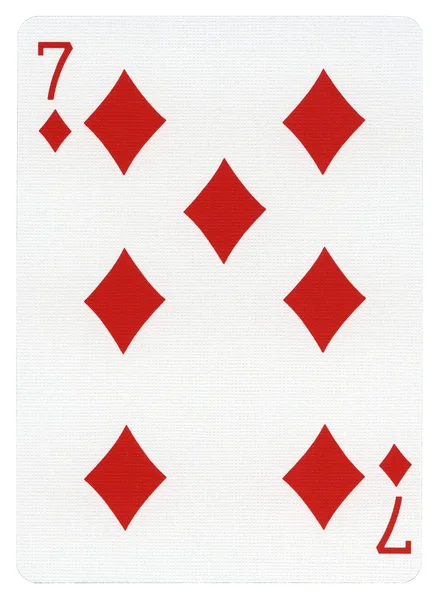
#> input picture main_image.jpg, 441 x 600 px
$ jupyter execute --allow-errors Yolo_Pretrain_Detection.ipynb   (shell and % lines are left out)
#> lines starting #> are read from the running program, lines starting #| are printed output that depends on the picture; after the words box and inside, x2 and y2 are one past the last pixel; in counts of white or black regions, pixels touching at a corner belong together
[cell 1]
# ติดตั้ง OpenCV

#Match Template Technique

[cell 2]
import cv2
import numpy as np
import matplotlib.pyplot as plt

# โหลดภาพหลักและภาพเทมเพลต
main_image_path = "main_image.jpg"  # ที่อยู่ของภาพหลัก
template_image_path = "template_image.jpg"  # ที่อยู่ของภาพเทมเพลต

main_image = cv2.imread(main_image_path)  # อ่านภาพหลัก
#> main_image is the input picture: shape (600, 441, 3); mean B, G, R 219.1, 220.5, 239.2
template = cv2.imread(template_image_path)  # อ่านภาพเทมเพลต
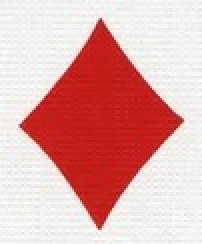
#> input picture template_image.jpg, 101 x 122 px (shown 2 times larger)
#> template is the input picture: shape (122, 101, 3); mean B, G, R 170, 172.7, 225.8

# แปลงภาพเป็นสีเทาสำหรับ Template Matching
main_gray = cv2.cvtColor(main_image, cv2.COLOR_BGR2GRAY)  # แปลงภาพหลักเป็นสีเทา
template_gray = cv2.cvtColor(template, cv2.COLOR_BGR2GRAY)  # แปลงภาพเทมเพลตเป็นสีเทา

# ดึงขนาดของภาพเทมเพลต
template_height, template_width = template_gray.shape  # ได้ค่าความสูงและความกว้างของเทมเพลต
#> template_height = 122; template_width = 101

# ทำ Template Matching
result = cv2.matchTemplate(main_gray, template_gray, cv2.TM_CCOEFF_NORMED)
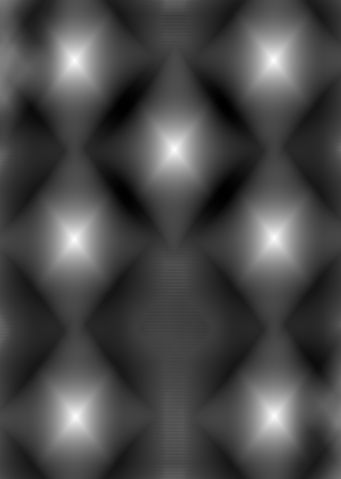
#> result: shape (479, 341) float32; min -0.422, max 0.999, mean -0.0174; drawn with min black and max white

# กำหนด Threshold (ค่าความคล้ายที่ยอมรับ)
threshold = 0.8  # ค่า Threshold ที่ปรับได้ตามความต้องการ
locations = np.where(result >= threshold)  # หา Location ที่ผลลัพธ์ตรงตาม Threshold
#> locations = 1154 positions, rows 53 to 423, columns 69 to 279

# วาดกรอบสี่เหลี่ยมรอบตำแหน่งที่พบเทมเพลต
for pt in zip(*locations[::-1]):  # สลับค่าพิกัด x, y ให้ตรงกับภาพ
    cv2.rectangle(main_image, pt, (pt[0] + template_width, pt[1] + template_height), (0, 255, 0), 1)
#> this loop made 1154 passes
#> pt on passes 1 to 3: (70, 53), (71, 53), (72, 53)
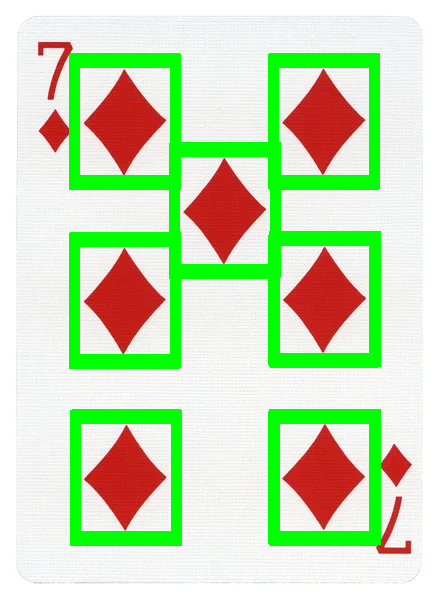
#> main_image: shape (600, 441, 3); 14.52% of pixels changed, all inside (x1, y1, x2, y2) = (69, 53, 381, 546)

# ฟังก์ชันสำหรับแสดงภาพ
def display_image(image, title="Image"):
#> called with title = 'Template Matching Result'
    image_rgb = cv2.cvtColor(image, cv2.COLOR_BGR2RGB)  # แปลงภาพจาก BGR เป็น RGB สำหรับการแสดงผลใน Matplotlib
    plt.imshow(image_rgb)  # แสดงภาพ
    plt.title(title)  # ชื่อภาพ
    plt.axis("off")  # ปิดการแสดงแกน
    plt.show()

display_image(main_image, title="Template Matching Result")

#Harr Cascase

##ตรวจจับใบหน้า

[cell 3]
import cv2
import matplotlib.pyplot as plt

# โหลด Haar Cascade สำหรับตรวจจับใบหน้า
face_cascade = cv2.CascadeClassifier(cv2.data.haarcascades + "haarcascade_frontalface_default.xml")

# โหลดภาพและแปลงเป็นภาพระดับสีเทา
image = cv2.imread("test_face_image.jpg")  # เปลี่ยนเป็น path ของภาพที่ต้องการ
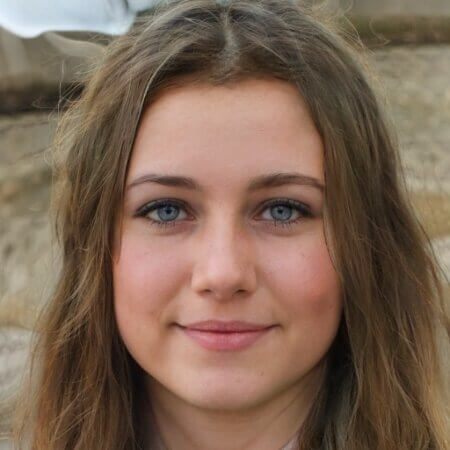
#> input picture test_face_image.jpg, 450 x 450 px
#> image is the input picture: shape (450, 450, 3); mean B, G, R 84.3, 102, 126.3
gray = cv2.cvtColor(image, cv2.COLOR_BGR2GRAY)
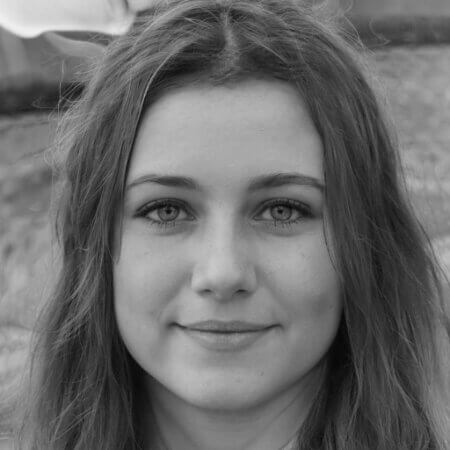
#> gray: shape (450, 450); min 5, max 241, mean 107.2

# ตรวจจับใบหน้า
faces = face_cascade.detectMultiScale(gray, scaleFactor=1.1, minNeighbors=5, minSize=(30, 30))
#> faces = [[71, 91, 309, 309]]

# วาดกรอบสี่เหลี่ยมรอบใบหน้าที่ตรวจพบ
for (x, y, w, h) in faces:
    cv2.rectangle(image, (x, y), (x + w, y + h), (0, 255, 0), 3)  # วาดกรอบสีเขียว
#> this loop made 1 pass
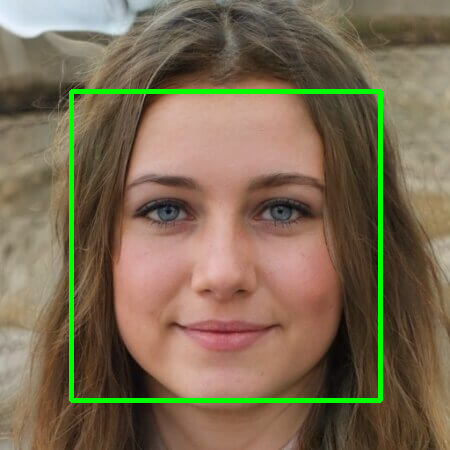
#> image: shape (450, 450, 3); 3.05% of pixels changed, all inside (x1, y1, x2, y2) = (69, 89, 383, 403)

# แสดงผลลัพธ์
def display_image(image, title="Detected Faces"):
#> called with title = 'Detected Faces'
    image_rgb = cv2.cvtColor(image, cv2.COLOR_BGR2RGB)
#> image_rgb: shape (450, 450, 3)
    plt.imshow(image_rgb)
    plt.title(title)
    plt.axis("off")
    plt.show()

display_image(image, title="Detected Faces")

##ตรจจับดวงตา

[cell 4]
import cv2
import matplotlib.pyplot as plt

# โหลด Haar Cascade สำหรับตรวจจับดวงตา
eye_cascade = cv2.CascadeClassifier(cv2.data.haarcascades + "haarcascade_eye.xml")

# โหลดภาพและแปลงเป็นภาพระดับสีเทา
image = cv2.imread("test_face_image.jpg")  # เปลี่ยนเป็น path ของภาพที่ต้องการ
gray = cv2.cvtColor(image, cv2.COLOR_BGR2GRAY)

# ตรวจจับดวงตา
eyes = eye_cascade.detectMultiScale(gray, scaleFactor=1.3, minNeighbors=10, minSize=(15, 15))
#> eyes = [[134, 179, 66, 66], [242, 182, 63, 63]]

# วาดกรอบสี่เหลี่ยมรอบดวงตาที่ตรวจพบ
for (x, y, w, h) in eyes:
    cv2.rectangle(image, (x, y), (x + w, y + h), (255, 0, 0), 2)  # วาดกรอบสีน้ำเงิน
#> this loop made 2 passes
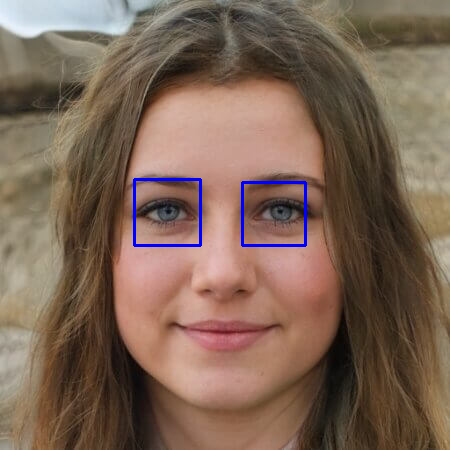
#> image: shape (450, 450, 3); 0.76% of pixels changed, all inside (x1, y1, x2, y2) = (133, 178, 307, 247)

# แสดงผลลัพธ์
def display_image(image, title="Detected Eyes"):
#> called with title = 'Detected Eyes'
    image_rgb = cv2.cvtColor(image, cv2.COLOR_BGR2RGB)
    plt.imshow(image_rgb)
    plt.title(title)
    plt.axis("off")
    plt.show()

display_image(image, title="Detected Eyes")

##ตรวจจับดวงตาและใบหน้้า

[cell 5]
import cv2
import matplotlib.pyplot as plt

# โหลด Haar Cascades สำหรับตรวจจับใบหน้าและดวงตา
face_cascade = cv2.CascadeClassifier(cv2.data.haarcascades + "haarcascade_frontalface_default.xml")
eye_cascade = cv2.CascadeClassifier(cv2.data.haarcascades + "haarcascade_eye.xml")

# โหลดภาพและแปลงเป็นภาพระดับสีเทา
image = cv2.imread("test_face_image.jpg")  # เปลี่ยนเป็น path ของภาพที่ต้องการ
gray = cv2.cvtColor(image, cv2.COLOR_BGR2GRAY)

# ตรวจจับใบหน้า
faces = face_cascade.detectMultiScale(gray, scaleFactor=1.1, minNeighbors=5, minSize=(30, 30))

# ตรวจจับดวงตาภายในกรอบใบหน้าที่ตรวจพบ
for (x, y, w, h) in faces:
    cv2.rectangle(image, (x, y), (x + w, y + h), (0, 255, 0), 3)  # วาดกรอบสีเขียวสำหรับใบหน้า

    # โฟกัสบริเวณใบหน้าเพื่อตรวจจับดวงตา
    roi_gray = gray[y:y + h, x:x + w]
    roi_color = image[y:y + h, x:x + w]
    eyes = eye_cascade.detectMultiScale(roi_gray, scaleFactor=1.3, minNeighbors=10, minSize=(15, 15))

    for (ex, ey, ew, eh) in eyes:
        cv2.rectangle(roi_color, (ex, ey), (ex + ew, ey + eh), (255, 0, 0), 2)  # วาดกรอบสีน้ำเงินสำหรับดวงตา
#> this loop made 1 pass
#> (x, y, w, h, eyes) on pass 1: (71, 91, 309, 309, [[61, 87, 66, 66], [171, 91, 61, 61]])
#> pass 1, `roi_gray = gray[y:y + h, x:x + w]`:
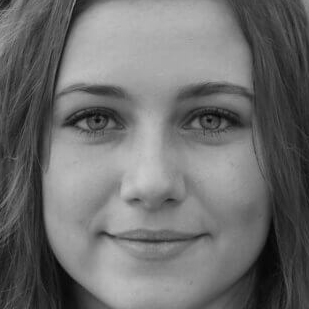
#> roi_gray: shape (309, 309); min 6, max 200, mean 109.8
#> after the loop:
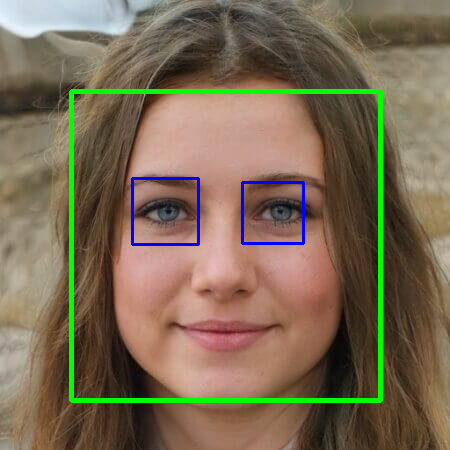
#> image: shape (450, 450, 3); 3.79% of pixels changed, all inside (x1, y1, x2, y2) = (69, 89, 383, 403)
#> after the loop:
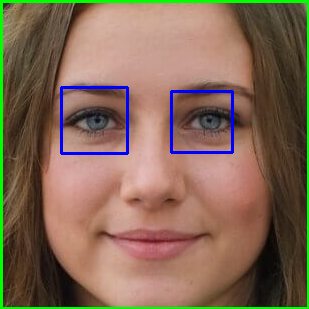
#> roi_color: shape (309, 309, 3); mean B, G, R 85.7, 105, 130.7

# แสดงผลลัพธ์
def display_image(image, title="Detected Faces and Eyes"):
#> called with title = 'Detected Faces and Eyes'
    image_rgb = cv2.cvtColor(image, cv2.COLOR_BGR2RGB)
    plt.imshow(image_rgb)
    plt.title(title)
    plt.axis("off")
    plt.show()

display_image(image, title="Detected Faces and Eyes")
